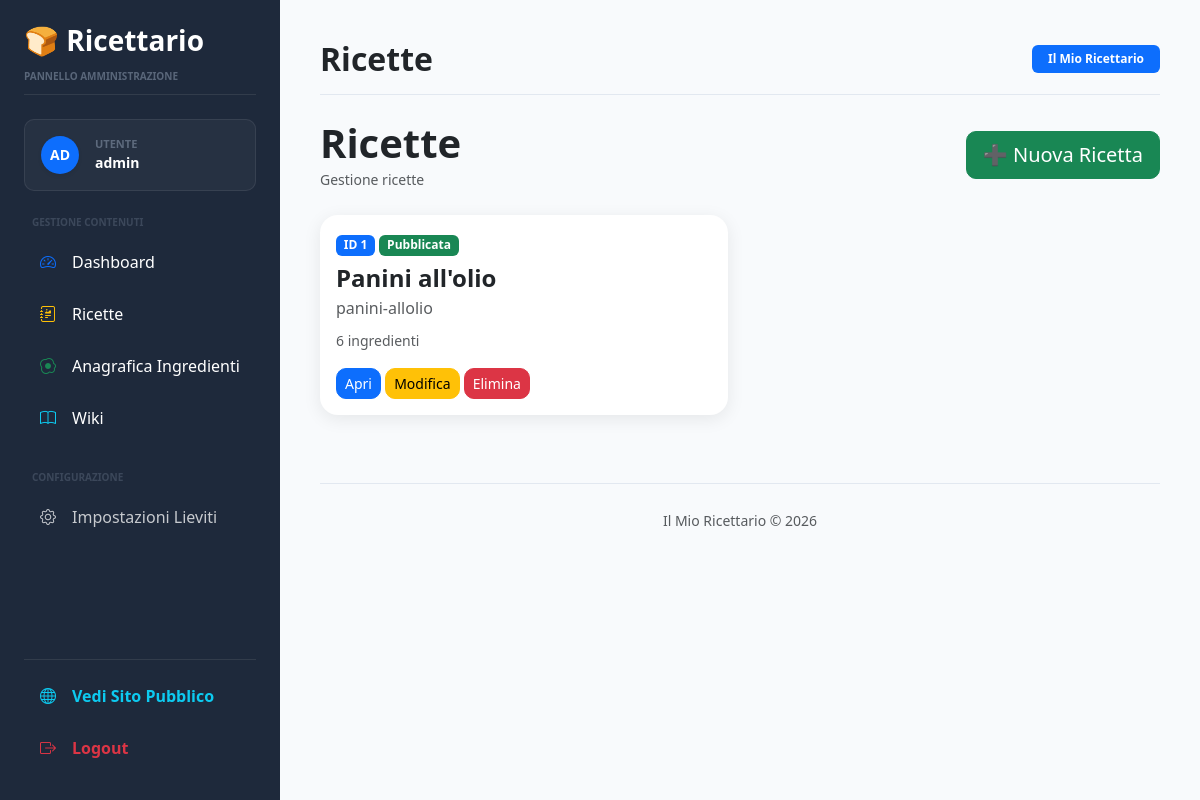
/admin/recipes (signed in), run on the app's committed database.
### models/user.py (models this page shows, shortened)
class User(UserMixin, db.Model):
    __tablename__ = "users"
    id = db.Column(
        db.Integer,
        primary_key=True
    )
    username = db.Column(
        db.String(100),
        unique=True,
        nullable=False
    )
    password_hash = db.Column(
        db.String(255),
        nullable=False
    )
    is_admin = db.Column(
        db.Boolean,
        default=False
    )

### models/recipe.py (models this page shows, shortened)
class Recipe(db.Model):
    __tablename__ = "recipes"
    id = db.Column(
        db.Integer,
        primary_key=True
    )
    name = db.Column(
        db.String(255),
        nullable=False
    )
    slug = db.Column(
        db.String(255),
        unique=True,
        nullable=False
    )
    description = db.Column(
        db.Text
    )
    instructions = db.Column(
        db.Text
    )
    image = db.Column(
        db.String(255)
    )
    icon = db.Column(
        db.String(50),
        nullable=False,
        default="bi-journal-text"
    )
    is_published = db.Column(
        db.Boolean,
        default=True
    )
    temp_chiusura = db.Column(
        db.Float,
        nullable=True,
        default=24.0
    )
    tempo_autolisi = db.Column(
        db.Integer,
        nullable=True,
        default=0
    )
    tempo_puntata = db.Column(
        db.Integer,
        nullable=True,
        default=120
    )
    tempo_appretto = db.Column(
        db.Integer,
        nullable=True,
        default=60
    )
    created_at = db.Column(
        db.DateTime,
        default=datetime.utcnow
    )
    updated_at = db.Column(
        db.DateTime,
        default=datetime.utcnow,
        onupdate=datetime.utcnow
    )
    ingredients = db.relationship(
        "RecipeIngredient",
        backref="recipe",
        cascade="all, delete-orphan",
        lazy=True,
        order_by="RecipeIngredient.sort_order"
    )
    features = db.relationship(
        "RecipeFeature",
        backref="recipe",
        cascade="all, delete-orphan",
        lazy=True
    )
    def ingredient_count(self):
        return len(self.ingredients)

### routes/admin.py (the view)
@admin_bp.route("/recipes")
@login_required
def recipes():
    recipes = Recipe.query.order_by(
        Recipe.id.desc()
    ).all()
    return render_template(
        "admin/recipes.html",
        recipes=recipes
    )

### app.py (called while the page is built)
@login_manager.user_loader
def load_user(user_id):
    return db.session.get(
        User,
        int(user_id)
    )

@app.context_processor
def inject_global_settings():
    return dict(
        settings_data=Setting.query.first()
    )

### templates/admin/recipes.html (shortened to what this page needs)
{% extends "base.html" %}
{% block page_title %}
Ricette
{% endblock %}
{% block content %}
<div class="d-flex justify-content-between align-items-center mb-4">
    <div>
        <h1 class="fw-bold mb-0">
            Ricette
        </h1>
        <small class="text-muted">
            Gestione ricette
        </small>
    </div>
    <a href="/admin/recipes/new"
       class="btn btn-success btn-lg">
        ➕ Nuova Ricetta
    </a>
</div>
{% if recipes %}
<div class="row">
    {% for recipe in recipes %}
    <div class="col-xl-6">
        <div class="card recipe-card">
            <div class="card-body">
                <div>
                    <div class="mb-2">
                        <span class="badge bg-primary">
                            ID {{ recipe.id }}
                        </span>
                        {% if recipe.is_published %}
                        <span class="badge bg-success">
                            Pubblicata
                        </span>
                        {% else %}
                        <span class="badge bg-secondary">
                            Bozza
                        </span>
                        {% endif %}
                    </div>
                    <h4 class="mb-1">
                        {{ recipe.name }}
                    </h4>
                    <div class="text-muted mb-2">
                        {{ recipe.slug }}
                    </div>
                    <small class="text-muted">
                        {{ recipe.ingredient_count() }}
                        ingredienti
                    </small>
                </div>
                <div class="mt-3">
                    <a href="/admin/recipe/{{ recipe.id }}"
                       class="btn btn-primary btn-sm">
                        Apri
                    </a>
                    <a href="/admin/recipe/edit/{{ recipe.id }}"
                       class="btn btn-warning btn-sm">
                        Modifica
                    </a>
                    <a href="/admin/recipes/delete/{{ recipe.id }}"
                       class="btn btn-danger btn-sm"
                       onclick="return confirm('Eliminare la ricetta?');">
                        Elimina
                    </a>
                </div>
            </div>
        </div>
    </div>
    {% endfor %}
</div>
{% endif %}
{% endblock %}

### templates/base.html (shortened to what this page needs)
<!DOCTYPE html>
<html lang="it">
<head>
    <link href="https://cdn.jsdelivr.net/npm/bootstrap@5.3.0/dist/css/bootstrap.min.css" rel="stylesheet">
    <link rel="stylesheet"
          href="{{ url_for('static', filename='css/admin.css') }}">
    <link rel="stylesheet"
          href="https://cdn.jsdelivr.net/npm/bootstrap-icons@1.11.3/font/bootstrap-icons.min.css">
</head>
<body>
{% if current_user.is_authenticated %}
<div class="sidebar d-flex flex-column justify-content-between p-4"
     style="width: 280px; position: fixed; height: 100vh; background: #1e293b; color: #fff; z-index: 1000;">
    <div>
        <div class="mb-4 pb-2 border-bottom border-secondary border-opacity-25">
            <h3 class="mb-1 text-white fw-bold">
                🍞 Ricettario
            </h3>
            <small class="text-uppercase tracking-wider fw-semibold opacity-50" style="font-size: 10px; color: #94a3b8;">
                Pannello Amministrazione
            </small>
        </div>
        <div class="mb-4 p-3 d-flex align-items-center gap-3"
             style="background: rgba(255, 255, 255, 0.04);
                    border: 1px solid rgba(255, 255, 255, 0.08);
                    border-radius: 10px;">
            <div class="bg-primary rounded-circle d-flex align-items-center justify-content-center text-white fw-bold shadow-sm"
                 style="width: 38px; height: 38px; font-size: 14px;">
                {{ current_user.username[:2].upper() }}
            </div>
            <div>
                <div style="font-size: 11px; color: #94a3b8;" class="text-uppercase fw-bold opacity-50">
                    Utente
                </div>
                <div class="fw-bold text-white small">
                    {{ current_user.username }}
                </div>
            </div>
        </div>
        <div class="nav flex-column gap-1 mb-4">
            <span class="text-uppercase tracking-wider fw-bold px-2 mb-2 opacity-25" style="font-size: 10px; color: #94a3b8;">
                Gestione Contenuti
            </span>
            <a href="{{ url_for('admin.dashboard') }}" class="nav-link text-white rounded px-3 py-2 d-flex align-items-center gap-3 hover-sidebar">
                <i class="bi bi-speedometer2 text-primary"></i>
                <span>Dashboard</span>
            </a>
            <a href="{{ url_for('admin.recipes') }}" class="nav-link text-white rounded px-3 py-2 d-flex align-items-center gap-3 hover-sidebar">
                <i class="bi bi-journal-richtext text-warning"></i>
                <span>Ricette</span>
            </a>
            <a href="{{ url_for('admin.master_ingredients_view') }}" class="nav-link text-white rounded px-3 py-2 d-flex align-items-center gap-3 hover-sidebar">
                <i class="bi bi-egg-fried text-success"></i>
                <span>Anagrafica Ingredienti</span>
            </a>
            <a href="{{ url_for('admin.wiki_list') }}" class="nav-link text-white rounded px-3 py-2 d-flex align-items-center gap-3 hover-sidebar">
                <i class="bi bi-book text-info"></i>
                <span>Wiki</span>
            </a>
        </div>
        <div class="nav flex-column gap-1">
            <span class="text-uppercase tracking-wider fw-bold px-2 mb-2 opacity-25" style="font-size: 10px; color: #94a3b8;">
                Configurazione
            </span>
            <a href="{{ url_for('admin.settings_yeast') }}" class="nav-link text-white rounded px-3 py-2 d-flex align-items-center gap-3 opacity-75 hover-sidebar">
                <i class="bi bi-gear"></i>
                <span>Impostazioni Lieviti</span>
            </a>
        </div>
    </div>
    <div class="pt-3 border-top border-secondary border-opacity-25 nav flex-column gap-1">
        <a href="{{ url_for('recipes.list_recipes') }}" target="_blank" class="nav-link text-info rounded px-3 py-2 d-flex align-items-center gap-3 hover-sidebar fw-semibold small">
            <i class="bi bi-globe"></i>
            <span>Vedi Sito Pubblico</span>
        </a>
        <a href="{{ url_for('admin.logout') }}" class="nav-link text-danger rounded px-3 py-2 d-flex align-items-center gap-3 hover-sidebar fw-semibold small">
            <i class="bi bi-box-arrow-right"></i>
            <span>Logout</span>
        </a>
    </div>
</div>
<div class="main-content" style="margin-left: 280px; padding: 40px; min-height: 100vh; background: #f8fafc;">
    <div class="d-flex justify-content-between align-items-center mb-4 pb-3 border-bottom" style="border-color: #e2e8f0 !important;">
        <div>
            <h2 class="fw-bold text-dark mb-0">
                {% block page_title %}{% endblock %}
            </h2>
        </div>
        <div>
            <span class="badge bg-primary px-3 py-2">
                Il Mio Ricettario
            </span>
        </div>
    </div>
{% else %}
<div class="container py-5">
{% endif %}
    {% block content %}
    {% endblock %}
{% if current_user.is_authenticated %}
    <div class="mt-5 text-center text-muted pt-4 border-top" style="border-color: #e2e8f0 !important;">
        <small>
            Il Mio Ricettario © 2026
        </small>
    </div>
</div>
{% else %}
</div>
{% endif %}
</body>
</html>

### static/css/admin.css (style rules this page uses)
body { background:#f1f5f9; font-family:Segoe UI, Arial, sans-serif; }
.sidebar { position:fixed; top:0; left:0; width:260px; height:100vh; background:#17233a; color:white; padding:20px; }
.sidebar h3 { margin-bottom:10px; font-weight:700; }
.sidebar a { display:block; color:#cbd5e1; text-decoration:none; padding:12px; border-radius:10px; margin-bottom:8px; transition:.2s; }
.main-content { margin-left:280px; padding:40px; }
.card { border:none; border-radius:18px; box-shadow:0 4px 18px rgba(0,0,0,.08); }
.recipe-card { background:white; margin-bottom:20px; }
.btn { border-radius:10px; }
h1,h2,h3,h4,h5 { font-weight:700; }

### data on the page
User: username "AD", username "admin"
Recipe: id "1", is_published "Pubblicata", name "Panini all'olio", slug "panini-allolio", ingredient_count "6"
